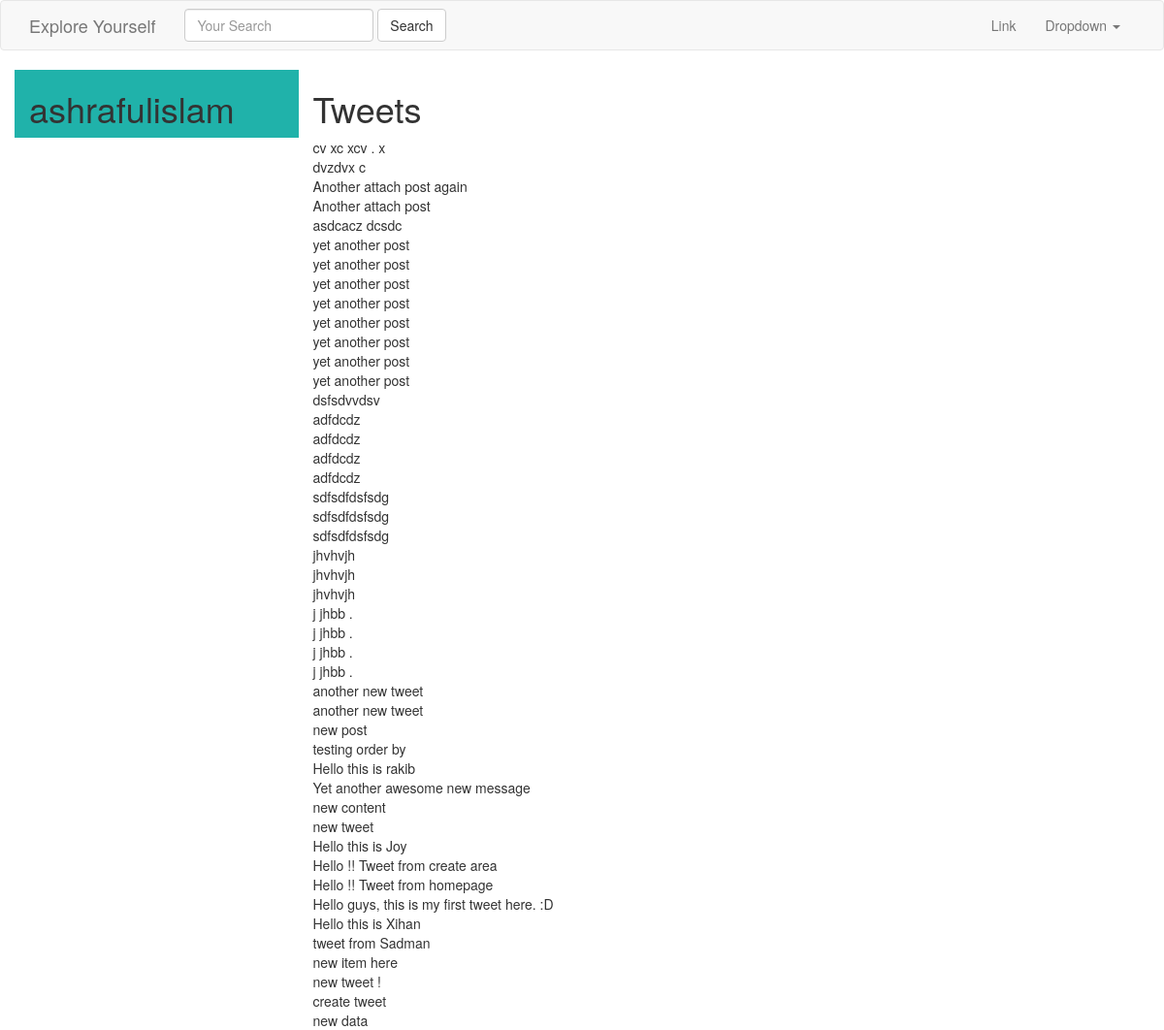
The page /profiles/ashrafulislam/ on the database as committed earlier.
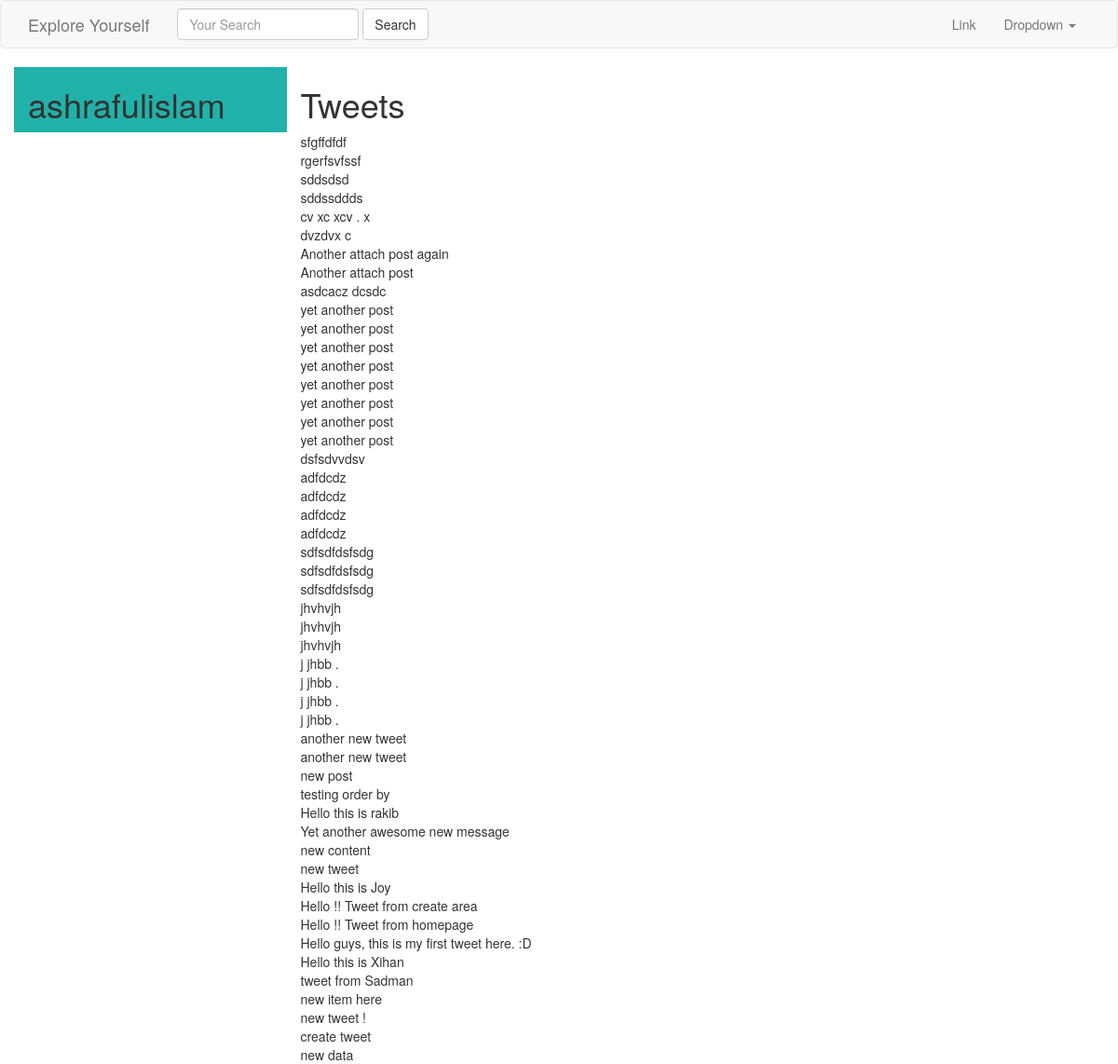
The same page on the database as committed later.
### tweets/models.py (models this page shows, shortened)
class Tweet(models.Model):
	user = models.ForeignKey(settings.AUTH_USER_MODEL, on_delete = models.DO_NOTHING)
	content   = models.CharField(max_length=140, validators=[validate_content])
	updated   = models.DateTimeField(auto_now=True)
	timestamp = models.DateTimeField(auto_now_add=True)
	def __str__(self):
		return str(self.content)
	class Meta:
		ordering = ['-timestamp']

### accounts/views.py (the view)
# urls.py: url(r'^(?P<username>[\w.@+-]+)/$', UserDetailView.as_view(), name='detail'), #tweet/1/
class UserDetailView(DetailView):
	template_name = 'accounts/user_detail.html'
	queryset = User.objects.all()
	def get_object(self):
		return get_object_or_404(User, username__iexact=self.kwargs.get("username"))

### accounts/templates/accounts/user_detail.html
{% extends "base.html" %}
{% block content %}
<div class='row'>
	<div class="col-sm-3 col-xs-12" style="background-color: #20B2AA;">
		<h1> {{ object.username }} </h1>
	</div>
	<div class="col-sm-9 col-xs-12">
		<h1> Tweets </h1>
		{% for tweet in object.tweet_set.all %}
		{{ tweet }} <br/>
		{% endfor %}
	</div>
</div>
{% endblock content %}

Rows that differ between the two databases and show on the page:
added Tweet: content "sfgffdfdf"
added Tweet: content "rgerfsvfssf"
added Tweet: content "sddsdsd"
added Tweet: content "sddssddds"
